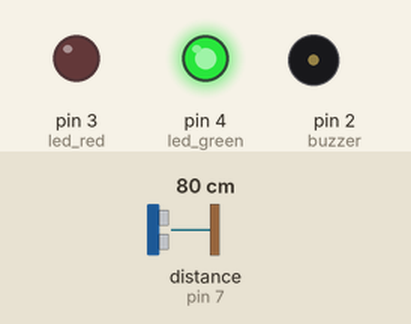
A sketch run on a simulated Arduino Uno, built with avr-gcc and run on an emulated ATmega328P. On the bench: output pins drawn as LEDs (lit = HIGH), buzzer (waves = sounding, pin HIGH). Wiring (inferred from the names in the program): ultrasonic range finder: trigger pin 6; echo pin 7. Inputs (shaded band) come from the test bench; at power-on: distance to the obstacle (sensor on pin 7) 80 cm. The echo pulse lasts 58.3 µs per cm; pins used as bus, display or sensor lines are not drawn.

Above: at 1.3 s.
1.4 s: distance to the obstacle (sensor on pin 7) set to 11 cm
2.9 s: distance to the obstacle (sensor on pin 7) set to 8 cm
At 3.8 s:
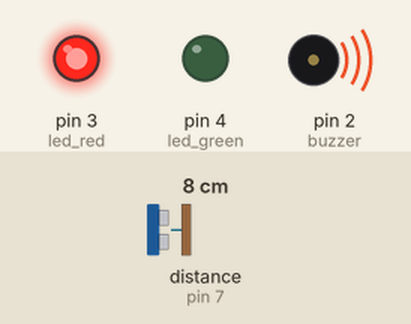
4.5 s: distance to the obstacle (sensor on pin 7) set to 18 cm
At 5.0 s:
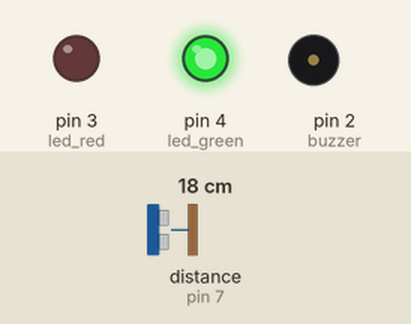
6.0 s: distance to the obstacle (sensor on pin 7) set to 2 cm
At 6.3 s:
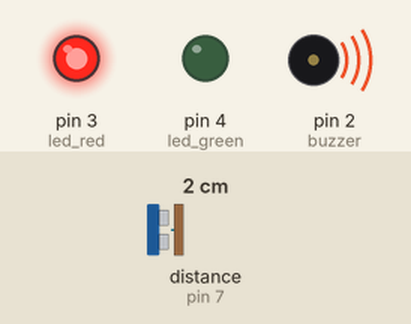
Timing chart, 0 to 8.5 s (numbered marks = the images above; inputs shaded):
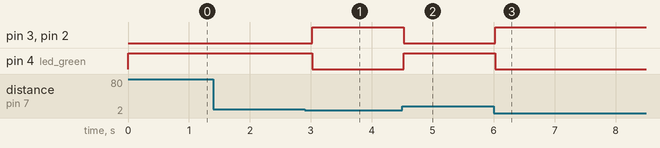

The sketch:

sketch_feb11d.ino
```cpp
int led_red = 3 ;
int led_green = 4 ;
int buzzer = 2 ;
int trig = 6 ;
int echo = 7 ;
double duration , distance ;
void setup() {
  // put your setup code here, to run once:
  pinMode(led_red , OUTPUT);
  pinMode(led_green , OUTPUT);
  pinMode(buzzer , OUTPUT);
  pinMode(trig , OUTPUT);
  pinMode(echo , INPUT);
}
void loop() {
  // put your main code here, to run repeatedly:
  digitalWrite(trig, LOW);
  delayMicroseconds(2);
  digitalWrite(trig, HIGH);
  delayMicroseconds(10);
  digitalWrite(trig, LOW);
  duration = pulseIn (echo , HIGH);
  distance = duration * (0.0343 / 2);
  digitalWrite (led_red , LOW);
  digitalWrite (led_green , LOW);
  digitalWrite (buzzer , LOW);
  if (distance > 0 && distance < 10 ){
    digitalWrite (led_red , HIGH);
    digitalWrite (buzzer , HIGH);
    delay(1000);
  }
  else if (distance >= 10 ){
    digitalWrite (led_green , HIGH);
  }
  delay(500);
}
```

Measured:
- the behaviour switches between 10 and 9 cm on distance to the obstacle (sensor on pin 7) (found by bisection; images 0 and 1)
- after the input at 2.9 s, pin 3 (led_red), pin 2 (buzzer): LOW → HIGH after 0.12 s; pin 4 (led_green): HIGH → LOW after 0.12 s
- after the input at 4.5 s, pin 3 (led_red), pin 2 (buzzer): HIGH → LOW at once; pin 4 (led_green): LOW → HIGH at once
- after the input at 6.0 s, pin 3 (led_red), pin 2 (buzzer): LOW → HIGH at once; pin 4 (led_green): HIGH → LOW at once
